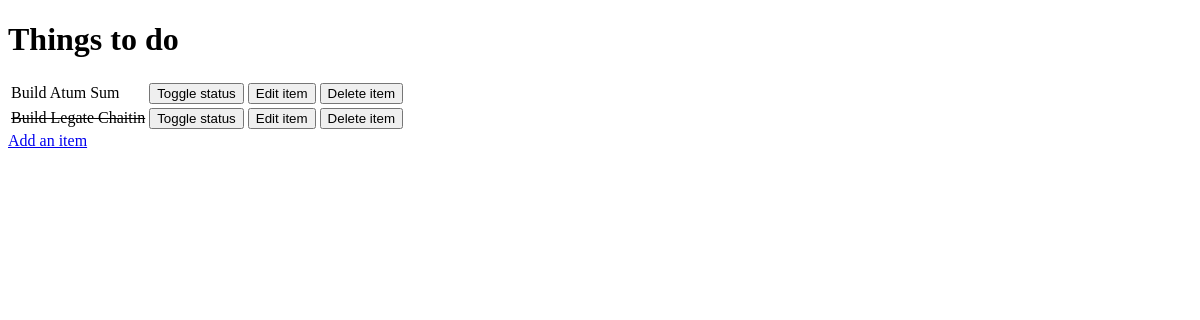
The app's page /, older data.
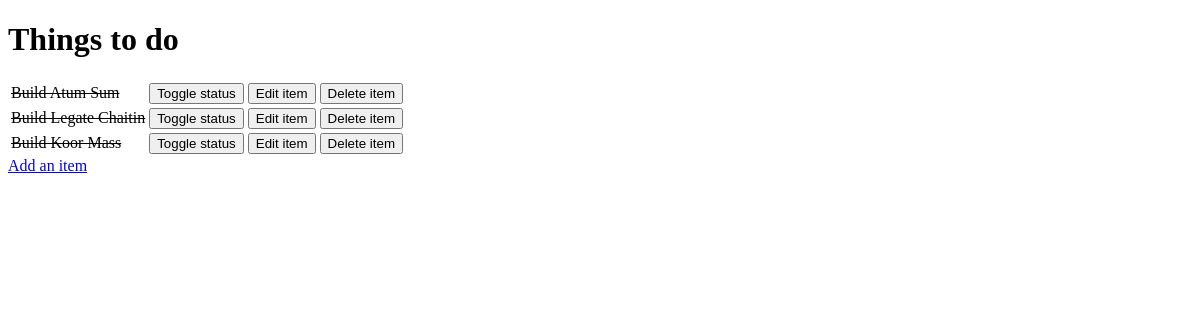
The same page, newer data.
### todo/models.py (models this page shows)
class Item(models.Model):  # inherits the model class, which is supplied by Django
    name = models.CharField(max_length=50, null=False, blank=False)
    done = models.BooleanField(null=False, blank=False, default=False)
    def __str__(self):
        return self.name

### todo/views.py (the view)
# urls.py: path('', get_todo_list, name='get_todo_list'),
def get_todo_list(request):
    items = Item.objects.all()
    context = {
        'items': items
    }
    return render(request, 'todo/todo_list.html', context)

### todo/templates/todo/todo_list.html (shortened to what this page needs)
<!DOCTYPE html>
<html lang="en">
<head>
</head>
<body>
    <h1>
        Things to do
    </h1>
        <table>
            {% for item in items %}
            <tr>
                {% if  item.done == True %}
                    <td><strike>{{ item.name }}</strike></td>
                {% else %}
                    <td>{{ item.name }}</td>
                {% endif %}
                <td>
                    <a href="/toggle/ {{  item.id }}">
                        <button>Toggle status</button>
                    </a>
                </td>
                <td>
                    <a href="/edit/ {{  item.id }}">
                        <button>Edit item</button>
                    </a>
                </td>
                <td>
                    <a href="/delete/ {{  item.id }}">
                        <button>Delete item</button>
                    </a>
                </td>
            </tr>
            {% empty %}
            <tr><td>No items in database Items table</td></tr>
            {% endfor %}
    </table>
    <a href="/add">Add an item</a>
</body>
</html>

Row changes from the older to the newer data that the page shows:
added Item: name "Build Koor Mass"
